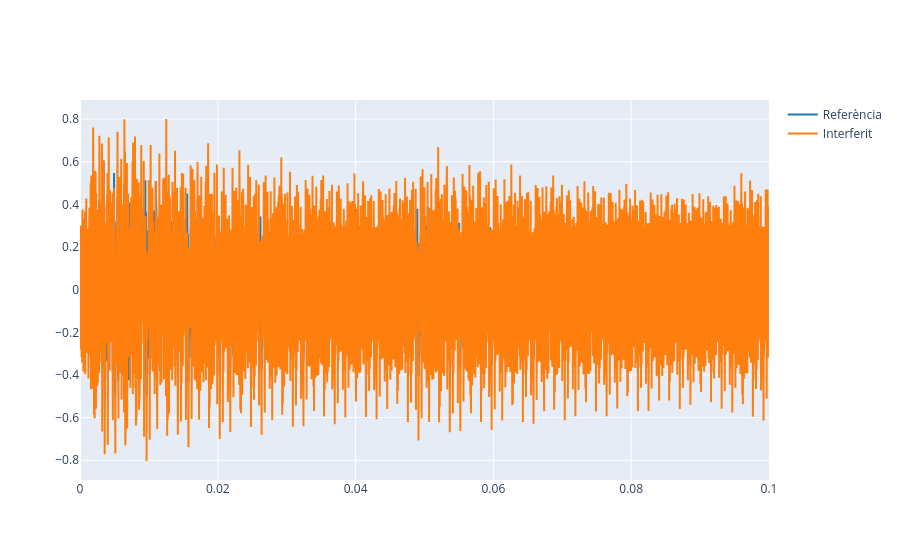

Write notebook code for a chart like this one.
### Markdown cell above
3.2 Plot both the reference signal and the corrupted signal and listen to the latter one.

### Code cell
from IPython.display import Audio

x_interf = add_interference(ref, fs) #Utilitzem la funció creada a l'apartat 3.1 per crear el senyal interferit
samples = int(0.1 * fs) #Definim quantes mostres hi haurà al gràfic

#Imprimim els dos senyals
plot_signals([ref[:samples],  x_interf[:samples]], fs, name=['Referència', 'Interferit'])

print("Importem el Senyal Interferit")
display(Audio(x_interf, rate = fs)) #Escoltem el senyal alterat

### Figure 1 — Plotly figure (JSON) as saved in the notebook; plotly's stock layout.template omitted (floating-point values rounded to 4 significant figures; data arrays with more than 128 entries replaced by an {"elided": "..."} marker saying what was removed)
{"data": [{"line": {"color": "#1f77b4", "shape": "linear"}, "mode": "lines", "name": "Referència", "type": "scatter", "x": {"elided": "4410 float values"}, "y": {"elided": "4410 float values"}}, {"line": {"color": "#ff7f0e", "shape": "linear"}, "mode": "lines", "name": "Interferit", "type": "scatter", "x": {"elided": "4410 float values"}, "y": {"elided": "4410 float values"}}], "layout": {}}
